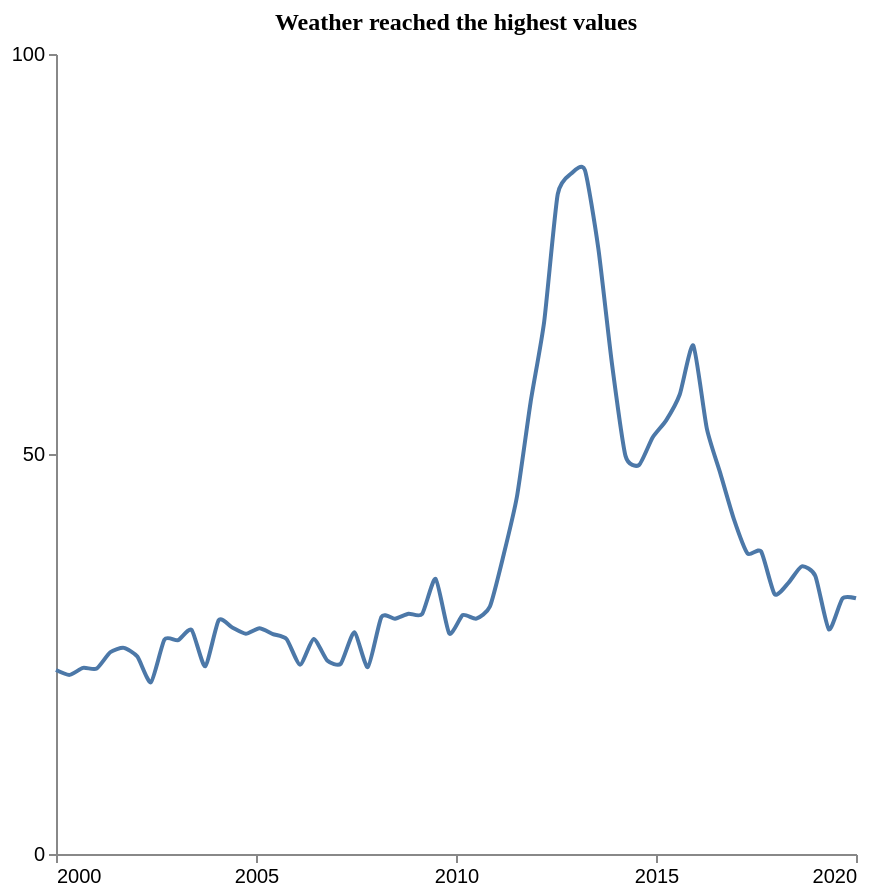

The specification (Vega-Lite) saved for this image:
### Vega-Lite specification from a JSON file in a GitHub repository (floating-point values rounded to 4 significant figures)
{"$schema": "https://vega.github.io/schema/vega-lite/v5.json", "description": "Pattern: Peak", "data": {"values": [{"X": 2000.0, "Y": 23.0}, {"X": 2000.0, "Y": 22.39}, {"X": 2001.0, "Y": 23.26}, {"X": 2001.0, "Y": 23.18}, {"X": 2001.0, "Y": 25.22}, {"X": 2002.0, "Y": 25.77}, {"X": 2002.0, "Y": 24.68}, {"X": 2002.0, "Y": 21.47}, {"X": 2003.0, "Y": 26.81}, {"X": 2003.0, "Y": 26.72}, {"X": 2003.0, "Y": 28.02}, {"X": 2004.0, "Y": 23.47}, {"X": 2004.0, "Y": 29.24}, {"X": 2004.0, "Y": 28.31}, {"X": 2005.0, "Y": 27.53}, {"X": 2005.0, "Y": 28.21}, {"X": 2005.0, "Y": 27.49}, {"X": 2006.0, "Y": 26.87}, {"X": 2006.0, "Y": 23.66}, {"X": 2006.0, "Y": 26.87}, {"X": 2007.0, "Y": 24.2}, {"X": 2007.0, "Y": 23.78}, {"X": 2007.0, "Y": 27.72}, {"X": 2008.0, "Y": 23.36}, {"X": 2008.0, "Y": 29.63}, {"X": 2008.0, "Y": 29.42}, {"X": 2009.0, "Y": 30.04}, {"X": 2009.0, "Y": 29.99}, {"X": 2009.0, "Y": 34.4}, {"X": 2010.0, "Y": 27.58}, {"X": 2010.0, "Y": 29.86}, {"X": 2011.0, "Y": 29.41}, {"X": 2011.0, "Y": 30.94}, {"X": 2011.0, "Y": 37.31}, {"X": 2012.0, "Y": 44.72}, {"X": 2012.0, "Y": 56.46}, {"X": 2012.0, "Y": 66.5}, {"X": 2013.0, "Y": 82.45}, {"X": 2013.0, "Y": 85.05}, {"X": 2013.0, "Y": 85.52}, {"X": 2014.0, "Y": 75.65}, {"X": 2014.0, "Y": 61.31}, {"X": 2014.0, "Y": 49.77}, {"X": 2015.0, "Y": 48.63}, {"X": 2015.0, "Y": 52.06}, {"X": 2015.0, "Y": 54.21}, {"X": 2016.0, "Y": 57.43}, {"X": 2016.0, "Y": 63.56}, {"X": 2016.0, "Y": 53.16}, {"X": 2017.0, "Y": 47.55}, {"X": 2017.0, "Y": 41.83}, {"X": 2017.0, "Y": 37.57}, {"X": 2018.0, "Y": 37.82}, {"X": 2018.0, "Y": 32.47}, {"X": 2018.0, "Y": 33.86}, {"X": 2019.0, "Y": 35.95}, {"X": 2019.0, "Y": 34.76}, {"X": 2019.0, "Y": 28.07}, {"X": 2020.0, "Y": 31.93}, {"X": 2020.0, "Y": 31.96}]}, "mark": {"type": "line", "interpolate": "cardinal", "tension": 0.4}, "encoding": {"x": {"field": "X", "type": "quantitative", "title": "", "axis": {"grid": false, "format": "d", "values": [2000, 2005, 2010, 2015, 2020], "tickSize": 4}, "scale": {"domain": [2000, 2020]}}, "y": {"field": "Y", "type": "quantitative", "title": "", "axis": {"grid": false, "format": "d", "values": [0, 50, 100], "tickSize": 4, "tickOpacity": 1}, "scale": {"domain": [0, 100]}}}, "title": {"text": "Weather reached the highest values", "anchor": "middle", "font": "Tahoma", "fontSize": 12}, "config": {"lineBreak": "^", "view": {"stroke": null}}, "height": 400, "width": 400, "autosize": "pad"}
